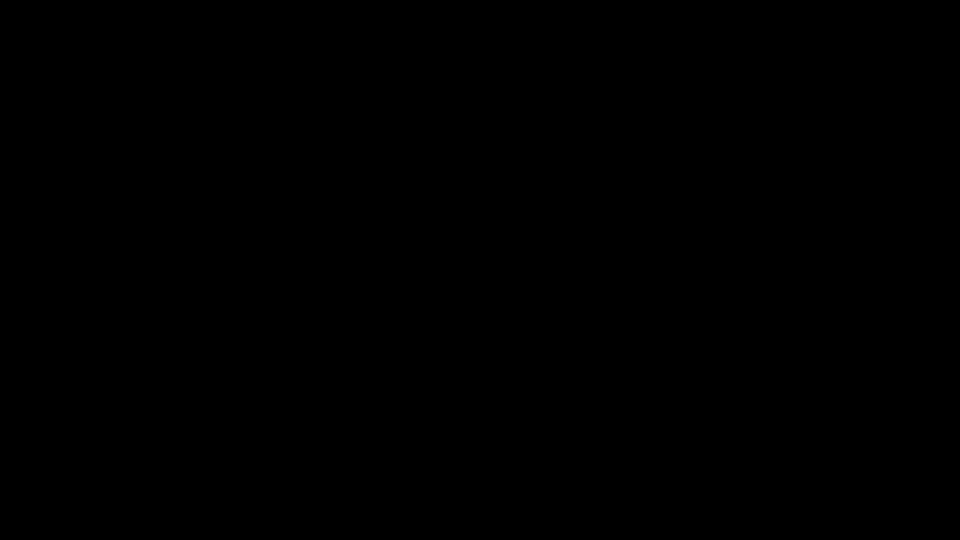
Frame 1 (no input)
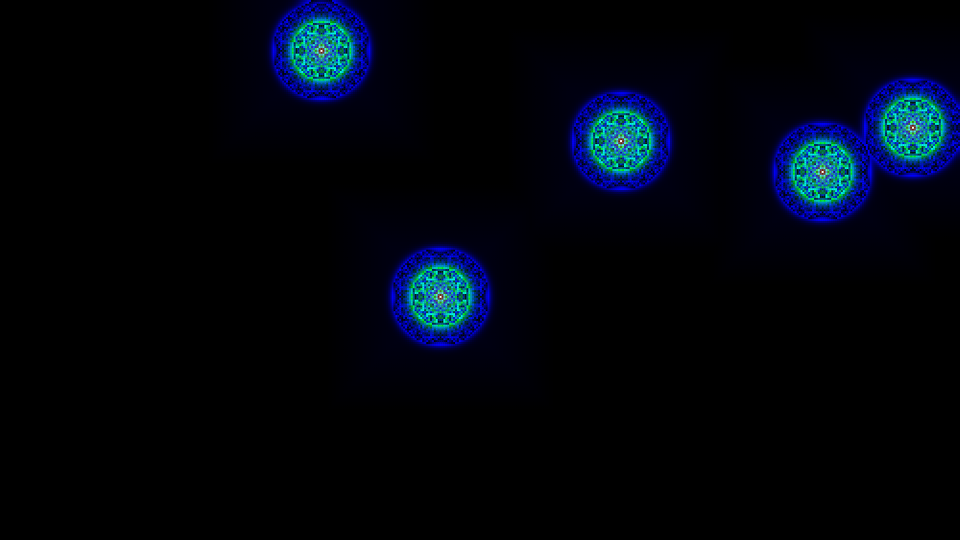
Frame 60 (the mouse pressed at the canvas centre just before this capture)
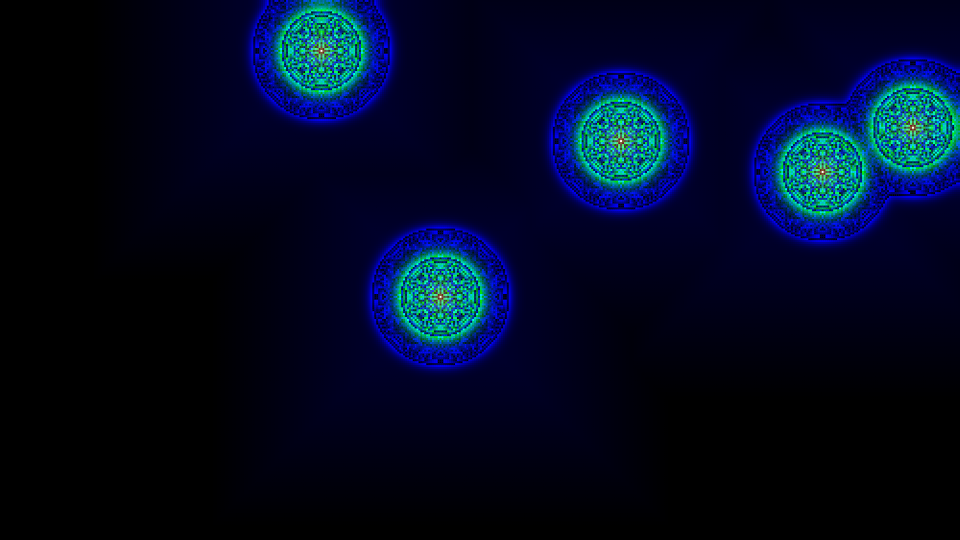
Frame 120 (the mouse held since frame 60 and released just before this capture)

The Processing sketch that drew these frames (run headless with seeded random() and noise(); from frame 60 on, the mouse is pressed at the canvas centre):

// Processing sketch: averagingGrid
// ── averagingGrid.pde
//300 #000000 #FFFFFF constants
//500 #000000 #FFFFFF constants
//300 #000000 #FFFFFF constants (it < 500)
//300 


int[][] pix = new int[500][(int)(500.0*(540.0/960.0))];
int[][] constants = new int[5][2];
int START_COL = #000000;
int CONST_COL = #FFFFFF;

void setup(){
  size(960, 540);
  background(0);
  noStroke(); 
  

  for(int i = 0; i < pix.length; i++){
    for(int j = 0; j < pix[0].length; j++){
      pix[i][j] = START_COL;
    }
  }
  
  for(int i = 0; i < constants.length; i++){
    constants[i][0] = (int)random(pix.length);
    constants[i][1] = (int)random(pix[0].length);
  }
}
int it = 0;
void draw(){
  
  DrawGrid(pix);
  
  for(int i = 0; i < 1; i++){
    pix = averageGrid(pix);
    if(it < 500){
      pix = addConstants(pix, constants);
    }
    it++;
  }
  
  println(it);
  println(frameRate);
}

int[][] addConstants(int[][] grid, int[][] consts){
  for(int i = 0; i < consts.length; i++){
    grid[consts[i][0]][consts[i][1]] = CONST_COL;
  }
  return grid;
}

void DrawGrid(int[][] squares){
  float wdim = width / (float)squares.length;
  float hdim = height / (float)squares[0].length;
  for(int i = 0; i < squares.length; i++){
    for(int j = 0; j < squares[0].length; j++){
      fill(squares[i][j]);
      rect(i*wdim, j*hdim, wdim, hdim);
    }
  }
}

int[][] averageGrid(int[][] grid){
  int[][] newGrid = new int[grid.length][grid[0].length];
  for(int i = 0; i < grid.length; i++){
    for(int j = 0; j < grid[0].length; j++){
      int sum = 0;
      int num = 0;
      if(i-1 > 0){
        sum += grid[i-1][j];
        num++;
      }
      if(i+1 < grid.length){
        sum += grid[i+1][j];
        num++;
      }
      if(j-1 > 0){
        sum += grid[i][j-1];
        num++;
      }
      if(j+1 < grid[0].length){
        sum += grid[i][j+1];
        num++;
      }
      
      //diagonals
      if(i-1 > 0 && j-1 > 0){
        sum += grid[i-1][j-1];
        num++;
      }
      if(i+1 < grid.length && j+1 < grid[0].length){
        sum += grid[i+1][j+1];
        num++;
      }
      if(j-1 > 0 && i+1 < grid.length){
        sum += grid[i+1][j-1];
        num++;
      }
      if(j+1 < grid[0].length && i-1 > 0){
        sum += grid[i-1][j+1];
        num++;
      }
      
      newGrid[i][j] = sum / num;
      
    }
  }
  
  return newGrid;
}
